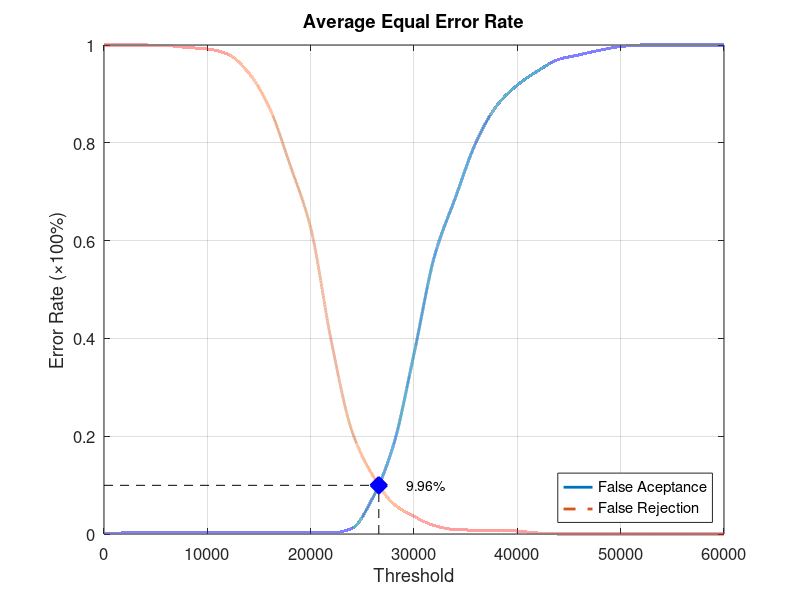
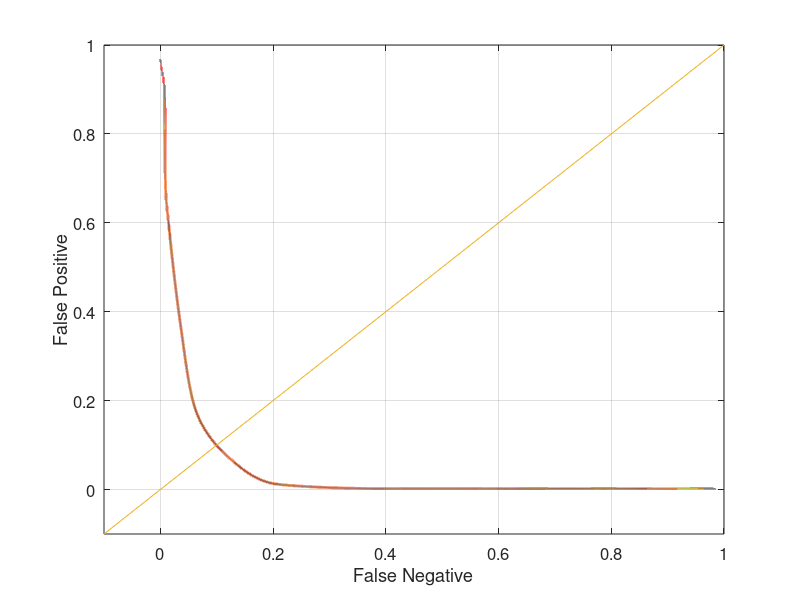

MATLAB code to generate these figures, in order:
function yEER = Database2Average
close all;
clear;
clc;
x = 0:2000:60000;
xq = 0:0.5:60000;

y0 = [0 0.00210526 0.00210526 0.00210526 0.00210526 0.00210526 0.00210526 0.00210526 0.00210526 0.00210526 0.00210526 0.00210526 0.0115789 0.0736842 0.181053 0.368421 0.569474 0.687368 0.801053 0.875789 0.917895 0.947368 0.970526 0.98 0.989474 0.996842 1 1 1 1 1];
yy0 = interp1(x, y0, xq, 'pchip');
y1 = [1 1 1 0.999 0.995 0.992 0.981 0.943 0.872 0.755 0.626 0.394 0.21 0.12 0.062 0.036 0.017 0.009 0.008 0.008 0.006 0.002 0 0 0 0 0 0 0 0 0];
yy1 = interp1(x, y1, xq, 'pchip');

% Calculating EER: 
y2 = abs(y0 - y1);
find(y2 == min(y2))
yy2 = abs(yy0 - yy1);
xEER = find(yy2 == min(yy2));
xEERIndex = xq(xEER) % X-axis EER
yEER = yy0(xEER) % Y-axis EER

main = figure
plot(xq, yy0,'-','LineWidth', 2);	hold on
plot(xq, yy1,'--','LineWidth', 2);	hold on
plot([xEERIndex xEERIndex], [0 yEER], 'k--');	hold on
plot([0 xEERIndex], [yEER yEER], 'k--');	hold on
plot(xEERIndex, yEER, 'bx', 'LineWidth', 10);	hold on
text(xEERIndex + 10 * xEERIndex / 100, yEER, [num2str(round((10000 * yEER)) / 100) '%'])
legend('False Aceptance', 'False Rejection', 'Location', 'SouthEast')
xlabel('Threshold')
ylabel('Error Rate (\times100%)')
title('Average Equal Error Rate')
set(gca, 'FontSize', 12)
axis([0 60000 0 1])
grid on

print(main, 'Database2AverageMain', '-dpng');
FNRxFPR = figure('Color', [1 1 1]);
plot(yy1, yy0, '-', yy1, yy0, 'LineWidth', 2);
hold on
y = -0.1:0.1:1
plot(y, y); 
set(gca, 'FontSize', 12)
xlabel('False Negative')
ylabel('False Positive')
axis([-0.1 1 -0.1 1])
set(gca, 'FontSize', 12)
grid on

print(FNRxFPR, 'Database2AverageFNRxFPR','-dpng');
end
